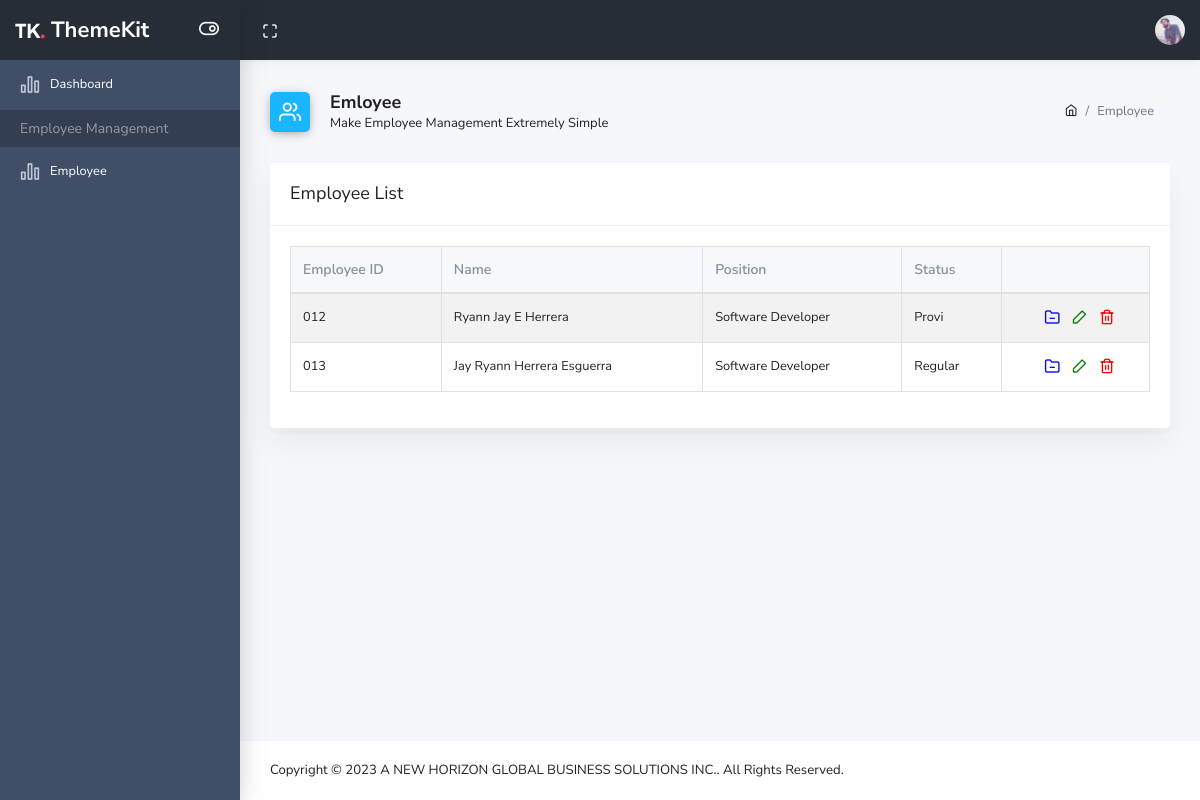
The app's page /index.php?page=employee with its own data.
### tables this page shows
CREATE TABLE `tbl_employee` (
  `Fld_RecID` varchar(50) NOT NULL DEFAULT '',
  `Fld_EmployeeID` char(10) NOT NULL,
  `Fld_FirstName` varchar(30) NOT NULL,
  `Fld_MiddleName` varchar(30) NOT NULL,
  `Fld_LastName` varchar(30) NOT NULL,
  `Fld_Gender` char(10) NOT NULL,
  `Fld_Age` int(2) NOT NULL,
  `Fld_Birthday` date NOT NULL,
  `Fld_Address` varchar(255) NOT NULL,
  `Fld_ContactNumber` char(15) NOT NULL,
  `Fld_DateHired` date NOT NULL,
  `Fld_Position` varchar(50) NOT NULL,
  `Fld_Status` text NOT NULL,
  `Fld_DateStamp` datetime NOT NULL DEFAULT current_timestamp()
);

### employee.php (the view, shortened to what this page needs)
<!doctype html>
<html class="no-js" lang="en">
<head>
    <link rel="stylesheet" href="../plugins/bootstrap/dist/css/bootstrap.min.css">
    <link rel="stylesheet" href="../plugins/fontawesome-free/css/all.min.css">
    <link rel="stylesheet" href="../plugins/ionicons/dist/css/ionicons.min.css">
    <link rel="stylesheet" href="../plugins/icon-kit/dist/css/iconkit.min.css">
    <link rel="stylesheet" href="../plugins/perfect-scrollbar/css/perfect-scrollbar.css">
    <link rel="stylesheet" href="../plugins/weather-icons/css/weather-icons.min.css">
    <link rel="stylesheet" href="../dist/css/theme.min.css">
</head>
<body>
    <div class="container-fluid">
        <div class="page-header">
            <div class="row align-items-end">
                <div class="col-lg-8">
                    <div class="page-header-title">
                        <i class="ik ik-users bg-blue"></i>
                        <div class="d-inline">
                            <h5>Emloyee</h5>
                            <span>Make Employee Management Extremely Simple</span>
                        </div>
                    </div>
                </div>
                <div class="col-lg-4">
                    <nav class="breadcrumb-container" aria-label="breadcrumb">
                        <ol class="breadcrumb">
                            <li class="breadcrumb-item">
                                <a href="#"><i class="ik ik-home"></i></a>
                            </li>
                            <li class="breadcrumb-item active" aria-current="page">Employee</li>
                        </ol>
                    </nav>
                </div>
            </div>
        </div>
        <div class="row">
            <div class="col-md-12">
                <div class="card">
                    <div class="card-header d-block">
                        <h3>Employee List</h3>
                    </div>
                    <div class="card-body">
                        <table id="dt-responsive" class="table table-hover table-striped table-bordered nowrap">
                            <thead>
                                <tr>
                                    <th>Employee ID</th>
                                    <th>Name</th>
                                    <th>Position</th>
                                    <th>Status</th>
                                    <th class="nosort"></th>
                                </tr>
                            </thead>
                            <tbody>
                                <?php
                                include 'db-config.php';
                                $users = $conn->query("SELECT * FROM tbl_employee");
                                while ($row = $users->fetch_assoc()) :
                                ?>
                                    <tr>
                                        <td><?php echo $row['Fld_EmployeeID']; ?> </td>
                                        <td><?php echo $row['Fld_FirstName']; ?> <?php echo $row['Fld_MiddleName']; ?> <?php echo $row['Fld_LastName']; ?></td>
                                        <td><?php echo $row['Fld_Position']; ?></td>
                                        <td><?php echo $row['Fld_Status']; ?></td>
                                        <td>
                                            <div class="table-actions" style="text-align: center;">
                                                <a href="emp-file.php?id=<?php echo $row['Fld_RecID']; ?>" style="color: blue;"><i class="ik ik-folder-minus"></i></a>
                                                <a href="edit.php?id=<?php echo $row['Fld_RecID']; ?>" style="color: green;"><i class="ik ik-edit-2"></i></a>
                                                <a href="delete.php?id=<?php echo $row['Fld_RecID']; ?>" style="color: red;"><i class="ik ik-trash-2"></i></a>
                                            </div>
                                        </td>
                                    </tr>
                                <?php endwhile; ?>
                            </tbody>
                        </table>
                    </div>
                </div>
            </div>
        </div>
    </div>
</body>
</html>

### index.php (shortened to what this page needs)
<!doctype html>
<html class="no-js" lang="en">
<head>
    <link rel="stylesheet" href="plugins/bootstrap/dist/css/bootstrap.min.css">
    <link rel="stylesheet" href="plugins/fontawesome-free/css/all.min.css">
    <link rel="stylesheet" href="plugins/icon-kit/dist/css/iconkit.min.css">
    <link rel="stylesheet" href="plugins/ionicons/dist/css/ionicons.min.css">
    <link rel="stylesheet" href="plugins/perfect-scrollbar/css/perfect-scrollbar.css">
    <link rel="stylesheet" href="plugins/datatables.net-bs4/css/dataTables.bootstrap4.min.css">
    <link rel="stylesheet" href="plugins/jvectormap/jquery-jvectormap.css">
    <link rel="stylesheet" href="plugins/tempusdominus-bootstrap-4/build/css/tempusdominus-bootstrap-4.min.css">
    <link rel="stylesheet" href="plugins/weather-icons/css/weather-icons.min.css">
    <link rel="stylesheet" href="plugins/c3/c3.min.css">
    <link rel="stylesheet" href="plugins/owl.carousel/dist/assets/owl.carousel.min.css">
    <link rel="stylesheet" href="plugins/owl.carousel/dist/assets/owl.theme.default.min.css">
    <link rel="stylesheet" href="dist/css/theme.min.css">
</head>
<body>
    <div class="wrapper">
        <?php include 'topbar.php' ?>
        <div class="page-wrap">
            <?php include 'navbar.php' ?>
            <div class="main-content">
                <main id="view-panel">
                   <?php $page = isset($_GET['page']) ? $_GET['page'] : ''; ?>
                    <?php include $page . '.php' ?>
                </main>
            </div>
            <footer class="footer">
                <div class="w-100 clearfix">
                    <span class="text-center text-sm-left d-md-inline-block">Copyright © 2023 A NEW HORIZON GLOBAL BUSINESS SOLUTIONS INC.. All Rights Reserved.</span>
                </div>
            </footer>
        </div>
    </div>
</body>
</html>

### topbar.php (shortened to what this page needs)
<nav id="sidebar" class='mx-lt-5 bg-dark'>
    <header class="header-top" header-theme="dark">
        <div class="container-fluid">
            <div class="d-flex justify-content-between">
                <div class="top-menu d-flex align-items-center">
                    <button type="button" id="navbar-fullscreen" class="nav-link"><i class="ik ik-maximize"></i></button>
                </div>
                <div class="top-menu d-flex align-items-center">
                    <div class="dropdown">
                        <a class="dropdown-toggle" href="#" id="userDropdown" role="button" data-toggle="dropdown" aria-haspopup="true" aria-expanded="false"><img class="avatar" src="img/user.jpg" alt=""></a>
                    </div>
                </div>
            </div>
        </div>
    </header>

### navbar.php (shortened to what this page needs)
<div class="app-sidebar colored">
    <div class="sidebar-header">
        <a class="header-brand" href="index.php">
            <div class="logo-img">
                <img src="src/img/brand-white.svg" class="header-brand-img" alt="lavalite">
            </div>
            <span class="text">ThemeKit</span>
        </a>
        <button type="button" class="nav-toggle"><i data-toggle="expanded" class="ik ik-toggle-right toggle-icon"></i></button>
    </div>
    <div class="sidebar-content">
        <div class="nav-container">
            <nav id="main-menu-navigation" class="navigation-main">
                <div class="nav-item">
                    <a href="index.php?page=dashboard" class="nav-item nav-dashboard"><i class="ik ik-bar-chart-2"></i>Dashboard</a>
                </div>
                <div class="nav-lavel">Employee Management</div>
                <div class="nav-item">
                    <a href="index.php?page=employee" class="nav-item nav-employee"><i class="ik ik-bar-chart-2"></i>Employee</a>
                </div>
            </nav>
        </div>
    </div>
</div>

### records on screen
tbl_employee: Fld_EmployeeID "012", Fld_FirstName "Ryann Jay", Fld_MiddleName "E", Fld_LastName "Herrera", Fld_Position "Software Developer", Fld_Status "Provi"
tbl_employee: Fld_EmployeeID "013", Fld_FirstName "Jay Ryann", Fld_MiddleName "Herrera", Fld_LastName "Esguerra", Fld_Position "Software Developer", Fld_Status "Regular"
